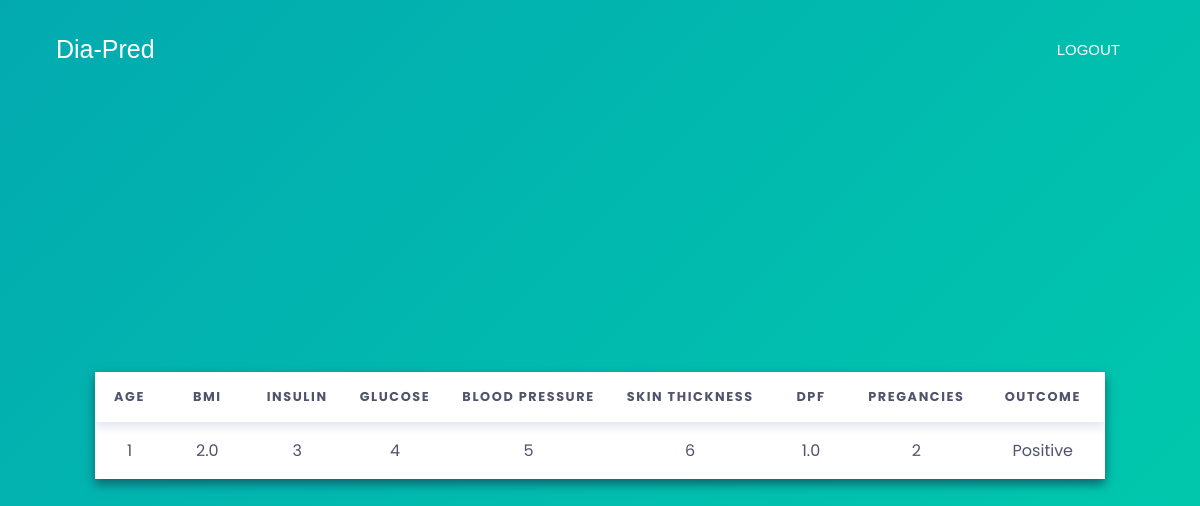
The page /history/ (signed in) on the database as committed earlier.
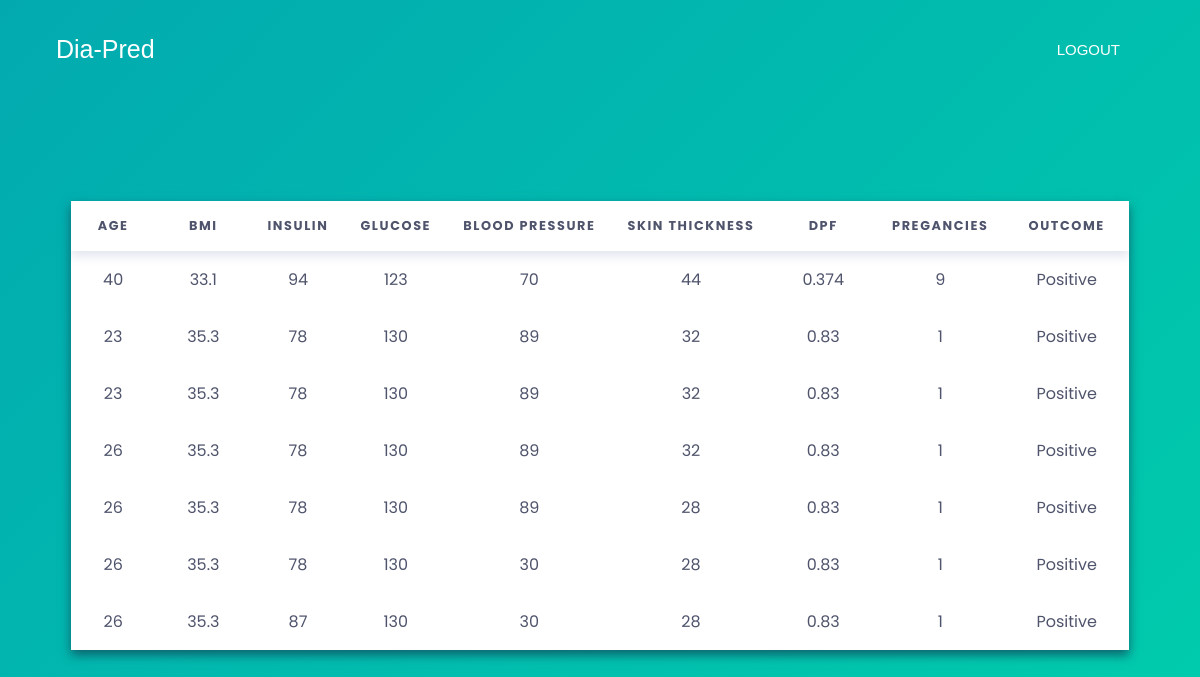
The same page on the database as committed later.
### main_app/models.py (models this page shows, shortened)
class HistoryModel(models.Model):
    user = models.ForeignKey(User, on_delete=models.CASCADE)
    pregancies = models.IntegerField()
    glucose = models.IntegerField()
    bp = models.IntegerField()
    skin = models.IntegerField()
    insulin = models.IntegerField()
    bmi = models.FloatField()
    dpf = models.FloatField()
    age = models.IntegerField()
    result = models.CharField(max_length=10)
    datetime = models.DateTimeField()

### main_app/views.py (the view)
# urls.py: path("history/", history, name='history'),
def history(request):
    user = request.user
    if user.is_authenticated:
        empty = False
        history = HistoryModel.objects.filter(
            user=user).order_by('-datetime')[:7]
        if not history.exists():
            empty = True
        context = {
            'history': history,
            'empty': empty,
        }
        return render(request, 'main_app/history.html', context)
    return redirect("login")

### templates/main_app/history.html (shortened to what this page needs)
{% extends 'main_base.html' %} {% load static %} {% block title %} Report {% endblock %} {% block style %}
<link href="https://cdn.jsdelivr.net/npm/bootstrap@5.1.3/dist/css/bootstrap.min.css" rel="stylesheet">
<link href="{% static 'css/history.css' %}" type="text/css" rel="stylesheet" /> {% endblock %} {% block content %}
<nav class="navbar fixed-top navbar-expand-lg navbar-dark p-md-3">
    <div class="container" style="margin-top:10px;">
        <a class="navbar-brand" href="{% url 'home' %}" style="font-size: 25px; margin-left: 14px; font-family: sans-serif;">Dia-Pred</a>
        <div class="collapse navbar-collapse" id="navbarNav">
            <ul class="navbar-nav">
                <li class="nav-item">
                    <a class="nav-link text-white" href="{% url 'logout' %}" style="font-size:15px; margin-right: 30px; font-family: sans-serif;">LOGOUT</a>
                </li>
            </ul>
        </div>
    </div>
</nav>
<div class="banner-image w-100 vh-100 d-flex justify-content-center align-items-center">
    <div class="content text-center">
        <table style="text-align:center; margin-top:50px;">
            <thead>
                <tr>
                    <th>Age</th>
                    <th>BMI</th>
                    <th>Insulin</th>
                    <th>Glucose</th>
                    <th>Blood Pressure</th>
                    <th>Skin Thickness</th>
                    <th>DPF</th>
                    <th>Pregancies</th>
                    <th>Outcome</th>
                </tr>
            </thead>
            <tbody>
                {% for i in history %}
                <tr>
                    <td>{{i.age}}</td>
                    <td>{{i.bmi}}</td>
                    <td>{{i.insulin}}</td>
                    <td>{{i.glucose}}</td>
                    <td>{{i.bp}}</td>
                    <td>{{i.skin}}</td>
                    <td>{{i.dpf}}</td>
                    <td>{{i.pregancies}}</td>
                    <td>{{i.result}}</td>
                </tr>
                {% endfor %}
            </tbody>
        </table>
    </div>
</div>
{% endblock %}

### templates/main_base.html (shortened to what this page needs)
{% load static %}
<html>
<head>
    <link rel="shortcut icon" type="image/png" href="{% static 'images/medicines.ico' %}" /> {% block style %}{% endblock %}
</head>
<body>
    {% block content %} {% endblock %}
</body>
</html>

### static/css/history.css (style rules this page uses)
*, *::before, *::after { box-sizing: border-box; margin: 0; padding: 0; font-family: 'Poppins', sans-serif; }
body { font-family: 'Poppins', sans-serif; height: 100vh; display: grid; justify-content: center; align-items: center; color: #4f546c; font-size: 0.9rem; background: linear-gradient(135deg, #02aab0, #00cdac); }
table { border-collapse: collapse; box-shadow: 0 5px 10px #0e626d; background-color: white; text-align: left; overflow: hidden; }
table thead { box-shadow: 0 5px 10px #e1e5ee; }
table th { padding: 1rem 1rem; text-transform: uppercase; letter-spacing: 0.1rem; font-size: 0.8rem; font-weight: 700; }
table td { padding: 1rem 2rem; }

Rows that differ between the two databases and show on the page:
no longer on this page (row unchanged): HistoryModel: age "1", bmi "2.0", insulin "3", glucose "4", bp "5", skin "6", dpf "1.0", pregancies "2", result "Positive"
added HistoryModel: age "40", bmi "33.1", insulin "94", glucose "123", bp "70", skin "44", dpf "0.374", pregancies "9", result "Positive"
added HistoryModel: age "23", bmi "35.3", insulin "78", glucose "130", bp "89", skin "32", dpf "0.83", pregancies "1", result "Positive"
added HistoryModel: age "23", bmi "35.3", insulin "78", glucose "130", bp "89", skin "32", dpf "0.83", pregancies "1", result "Positive"
added HistoryModel: age "26", bmi "35.3", insulin "78", glucose "130", bp "89", skin "32", dpf "0.83", pregancies "1", result "Positive"
added HistoryModel: age "26", bmi "35.3", insulin "78", glucose "130", bp "89", skin "28", dpf "0.83", pregancies "1", result "Positive"
added HistoryModel: age "26", bmi "35.3", insulin "78", glucose "130", bp "30", skin "28", dpf "0.83", pregancies "1", result "Positive"
added HistoryModel: age "26", bmi "35.3", insulin "87", glucose "130", bp "30", skin "28", dpf "0.83", pregancies "1", result "Positive"
